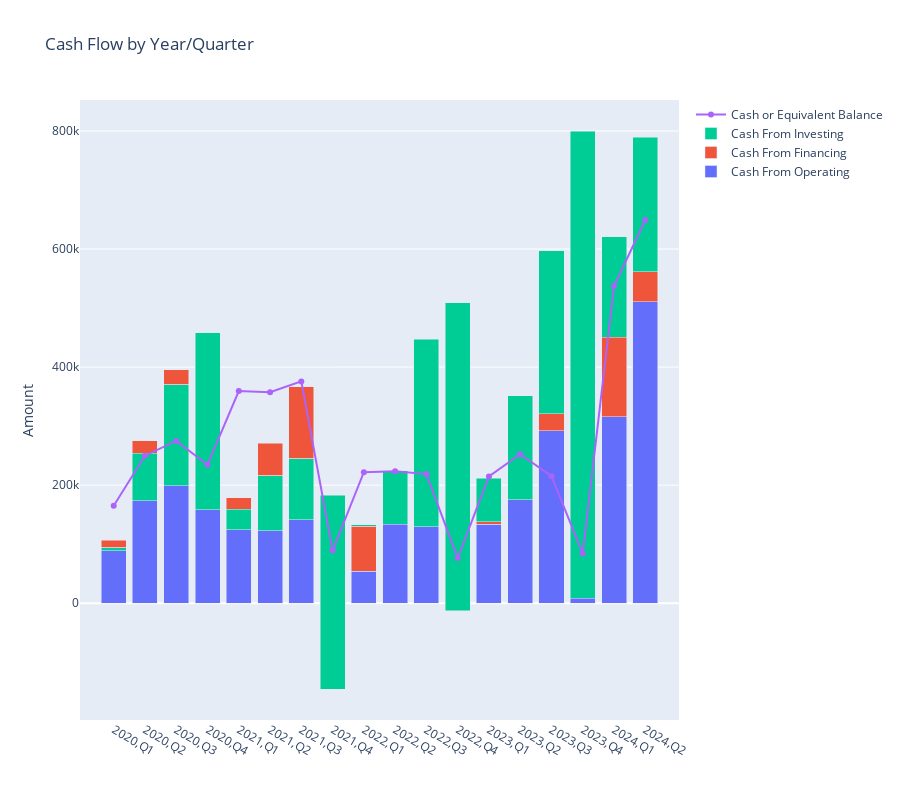

Source (notebook cell):
### Code cell
import plotly.graph_objects as go

fig = go.Figure()

# Add the stacked bars
fig.add_trace(go.Bar(
    x=df_piv.index, y=df_piv['cfo'],
    name='Cash From Operating', hovertemplate='Cash From Operating: %{y}<extra></extra>'
))
fig.add_trace(go.Bar(
    x=df_piv.index, y=df_piv['cff'],
    name='Cash From Financing', hovertemplate='Cash From Financing: %{y}<extra></extra>'
))
fig.add_trace(go.Bar(
    x=df_piv.index, y=df_piv['cfi'],
    name='Cash From Investing', hovertemplate='Cash From Investing: %{y}<extra></extra>'
))
# Add the line for Cash or Equivalent Balance
fig.add_trace(go.Scatter(
    x=df_piv.index, y=df_piv['ceb'],
    mode='lines+markers', name='Cash or Equivalent Balance',
    hovertemplate='Cash or Equivalent Balance: %{y}<extra></extra>'
))

fig.update_layout(
    barmode='stack',
    title='Cash Flow by Year/Quarter',
    xaxis_title='',
    yaxis_title='Amount',
    hovermode='x unified'
)
fig.update_layout(height=800)

fig.show()

### Figure 1 — Plotly figure (JSON) as saved in the notebook; plotly's stock layout.template omitted (floating-point values rounded to 4 significant figures)
{"data": [{"hovertemplate": "Cash From Operating: %{y}<extra></extra>", "name": "Cash From Operating", "type": "bar", "x": ["2020,Q1", "2020,Q2", "2020,Q3", "2020,Q4", "2021,Q1", "2021,Q2", "2021,Q3", "2021,Q4", "2022,Q1", "2022,Q2", "2022,Q3", "2022,Q4", "2023,Q1", "2023,Q2", "2023,Q3", "2023,Q4", "2024,Q1", "2024,Q2"], "y": [106737, 275198, 395554, 307203, 178849, 271275, 366884, 112591, 53915, 156077, 364335, 302805, 133392, 288139, 292337, 503054, 315778, 510274]}, {"hovertemplate": "Cash From Financing: %{y}<extra></extra>", "name": "Cash From Financing", "type": "bar", "x": ["2020,Q1", "2020,Q2", "2020,Q3", "2020,Q4", "2021,Q1", "2021,Q2", "2021,Q3", "2021,Q4", "2022,Q1", "2022,Q2", "2022,Q3", "2022,Q4", "2023,Q1", "2023,Q2", "2023,Q3", "2023,Q4", "2024,Q1", "2024,Q2"], "y": [-12716, -21136, -25314, 150989, -19966, -55425, -121893, 70213, 76802, 68221, 82807, 206299, 78613, 63081, 304808, 296837, 305335, 279141]}, {"hovertemplate": "Cash From Investing: %{y}<extra></extra>", "name": "Cash From Investing", "type": "bar", "x": ["2020,Q1", "2020,Q2", "2020,Q3", "2020,Q4", "2021,Q1", "2021,Q2", "2021,Q3", "2021,Q4", "2022,Q1", "2022,Q2", "2022,Q3", "2022,Q4", "2023,Q1", "2023,Q2", "2023,Q3", "2023,Q4", "2024,Q1", "2024,Q2"], "y": [-5282, -80454, -171593, -299781, -34260, -93062, -103899, -328194, 1953, -90283, -317724, -522019, -73676, -176073, -276044, -791466, -170789, -227653]}, {"hovertemplate": "Cash or Equivalent Balance: %{y}<extra></extra>", "mode": "lines+markers", "name": "Cash or Equivalent Balance", "type": "scatter", "x": ["2020,Q1", "2020,Q2", "2020,Q3", "2020,Q4", "2021,Q1", "2021,Q2", "2021,Q3", "2021,Q4", "2022,Q1", "2022,Q2", "2022,Q3", "2022,Q4", "2023,Q1", "2023,Q2", "2023,Q3", "2023,Q4", "2024,Q1", "2024,Q2"], "y": [164935, 249831, 274846, 234613, 359236, 357401, 375703, 89222, 221947, 223299, 218702, 76378, 214749, 252468, 215204, 84144, 537280, 649136]}], "layout": {"barmode": "stack", "height": 800, "hovermode": "x unified", "title": {"text": "Cash Flow by Year/Quarter"}, "xaxis": {"title": {"text": ""}}, "yaxis": {"title": {"text": "Amount"}}}}
